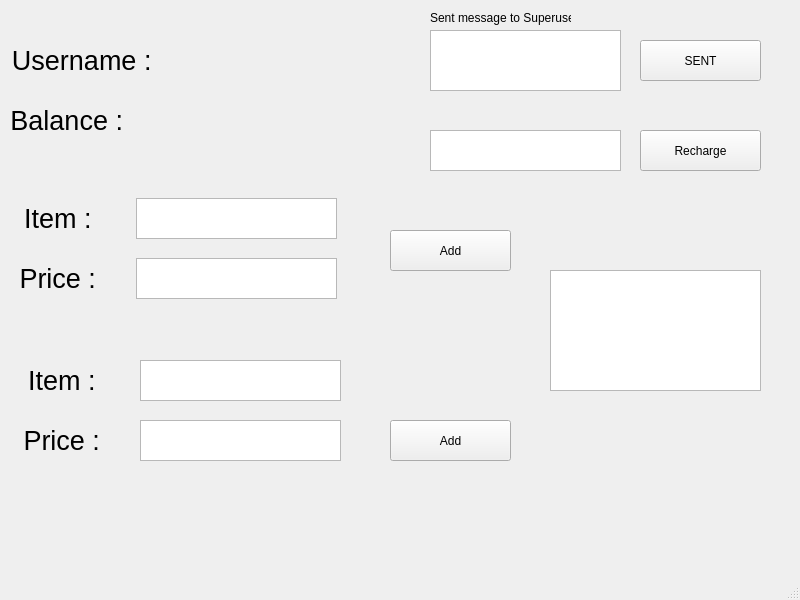
<?xml version="1.0" encoding="UTF-8"?>
<ui version="4.0">
 <class>person</class>
 <widget class="QMainWindow" name="person">
  <property name="geometry">
   <rect>
    <x>0</x>
    <y>0</y>
    <width>800</width>
    <height>600</height>
   </rect>
  </property>
  <property name="windowTitle">
   <string>MainWindow</string>
  </property>
  <widget class="QWidget" name="centralwidget">
   <widget class="QLabel" name="label">
    <property name="geometry">
     <rect>
      <x>10</x>
      <y>40</y>
      <width>151</width>
      <height>41</height>
     </rect>
    </property>
    <property name="font">
     <font>
      <pointsize>20</pointsize>
     </font>
    </property>
    <property name="text">
     <string>Username : </string>
    </property>
    <property name="alignment">
     <set>Qt::AlignCenter</set>
    </property>
   </widget>
   <widget class="QTextEdit" name="buyItem">
    <property name="geometry">
     <rect>
      <x>136</x>
      <y>198</y>
      <width>201</width>
      <height>41</height>
     </rect>
    </property>
   </widget>
   <widget class="QLabel" name="label_3">
    <property name="geometry">
     <rect>
      <x>16</x>
      <y>198</y>
      <width>91</width>
      <height>41</height>
     </rect>
    </property>
    <property name="font">
     <font>
      <pointsize>20</pointsize>
     </font>
    </property>
    <property name="text">
     <string>Item : </string>
    </property>
    <property name="alignment">
     <set>Qt::AlignCenter</set>
    </property>
   </widget>
   <widget class="QTextEdit" name="buyPrice">
    <property name="geometry">
     <rect>
      <x>136</x>
      <y>258</y>
      <width>201</width>
      <height>41</height>
     </rect>
    </property>
   </widget>
   <widget class="QLabel" name="label_4">
    <property name="geometry">
     <rect>
      <x>16</x>
      <y>258</y>
      <width>91</width>
      <height>41</height>
     </rect>
    </property>
    <property name="font">
     <font>
      <pointsize>20</pointsize>
     </font>
    </property>
    <property name="text">
     <string>Price : </string>
    </property>
    <property name="alignment">
     <set>Qt::AlignCenter</set>
    </property>
   </widget>
   <widget class="QTextEdit" name="rentItem_2">
    <property name="geometry">
     <rect>
      <x>140</x>
      <y>420</y>
      <width>201</width>
      <height>41</height>
     </rect>
    </property>
   </widget>
   <widget class="QLabel" name="label_5">
    <property name="geometry">
     <rect>
      <x>20</x>
      <y>420</y>
      <width>91</width>
      <height>41</height>
     </rect>
    </property>
    <property name="font">
     <font>
      <pointsize>20</pointsize>
     </font>
    </property>
    <property name="text">
     <string>Price : </string>
    </property>
    <property name="alignment">
     <set>Qt::AlignCenter</set>
    </property>
   </widget>
   <widget class="QTextEdit" name="rentItem">
    <property name="geometry">
     <rect>
      <x>140</x>
      <y>360</y>
      <width>201</width>
      <height>41</height>
     </rect>
    </property>
   </widget>
   <widget class="QLabel" name="label_6">
    <property name="geometry">
     <rect>
      <x>20</x>
      <y>360</y>
      <width>91</width>
      <height>41</height>
     </rect>
    </property>
    <property name="font">
     <font>
      <pointsize>20</pointsize>
     </font>
    </property>
    <property name="text">
     <string>Item : </string>
    </property>
    <property name="alignment">
     <set>Qt::AlignCenter</set>
    </property>
   </widget>
   <widget class="QPushButton" name="Add">
    <property name="geometry">
     <rect>
      <x>390</x>
      <y>230</y>
      <width>121</width>
      <height>41</height>
     </rect>
    </property>
    <property name="text">
     <string>Add</string>
    </property>
   </widget>
   <widget class="QPushButton" name="rentAdd">
    <property name="geometry">
     <rect>
      <x>390</x>
      <y>420</y>
      <width>121</width>
      <height>41</height>
     </rect>
    </property>
    <property name="text">
     <string>Add</string>
    </property>
   </widget>
   <widget class="QLabel" name="label_8">
    <property name="geometry">
     <rect>
      <x>10</x>
      <y>100</y>
      <width>121</width>
      <height>41</height>
     </rect>
    </property>
    <property name="font">
     <font>
      <pointsize>20</pointsize>
     </font>
    </property>
    <property name="text">
     <string>Balance : </string>
    </property>
    <property name="alignment">
     <set>Qt::AlignCenter</set>
    </property>
   </widget>
   <widget class="QPushButton" name="rechargeButton">
    <property name="geometry">
     <rect>
      <x>640</x>
      <y>130</y>
      <width>121</width>
      <height>41</height>
     </rect>
    </property>
    <property name="text">
     <string>Recharge</string>
    </property>
   </widget>
   <widget class="QTextEdit" name="recharge">
    <property name="geometry">
     <rect>
      <x>430</x>
      <y>130</y>
      <width>191</width>
      <height>41</height>
     </rect>
    </property>
   </widget>
   <widget class="QTextEdit" name="text">
    <property name="geometry">
     <rect>
      <x>430</x>
      <y>30</y>
      <width>191</width>
      <height>61</height>
     </rect>
    </property>
   </widget>
   <widget class="QPushButton" name="sentButton">
    <property name="geometry">
     <rect>
      <x>640</x>
      <y>40</y>
      <width>121</width>
      <height>41</height>
     </rect>
    </property>
    <property name="text">
     <string>SENT</string>
    </property>
   </widget>
   <widget class="QTextEdit" name="message">
    <property name="geometry">
     <rect>
      <x>550</x>
      <y>270</y>
      <width>211</width>
      <height>121</height>
     </rect>
    </property>
   </widget>
   <widget class="QLabel" name="username">
    <property name="geometry">
     <rect>
      <x>170</x>
      <y>40</y>
      <width>221</width>
      <height>41</height>
     </rect>
    </property>
    <property name="font">
     <font>
      <pointsize>20</pointsize>
     </font>
    </property>
    <property name="text">
     <string/>
    </property>
    <property name="alignment">
     <set>Qt::AlignCenter</set>
    </property>
   </widget>
   <widget class="QLabel" name="label_11">
    <property name="geometry">
     <rect>
      <x>140</x>
      <y>100</y>
      <width>231</width>
      <height>41</height>
     </rect>
    </property>
    <property name="font">
     <font>
      <pointsize>20</pointsize>
     </font>
    </property>
    <property name="text">
     <string/>
    </property>
    <property name="alignment">
     <set>Qt::AlignCenter</set>
    </property>
   </widget>
   <widget class="QLabel" name="label_2">
    <property name="geometry">
     <rect>
      <x>430</x>
      <y>10</y>
      <width>141</width>
      <height>16</height>
     </rect>
    </property>
    <property name="text">
     <string>Sent message to Superuser:</string>
    </property>
   </widget>
  </widget>
  <widget class="QMenuBar" name="menubar">
   <property name="geometry">
    <rect>
     <x>0</x>
     <y>0</y>
     <width>800</width>
     <height>21</height>
    </rect>
   </property>
  </widget>
  <widget class="QStatusBar" name="statusbar"/>
 </widget>
 <resources/>
 <connections/>
</ui>
